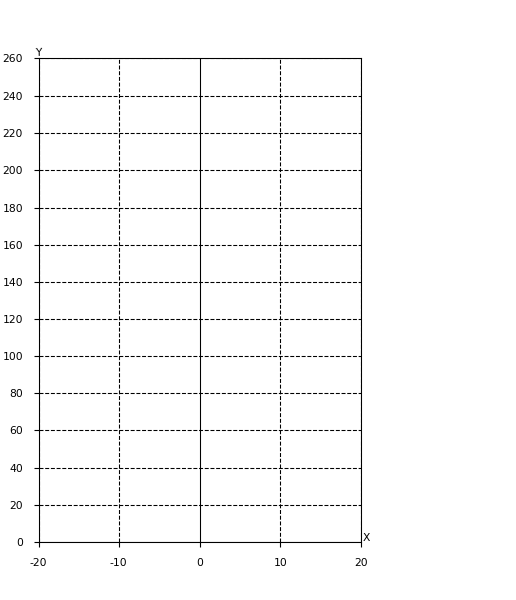
#> input picture config/radarPicTemplate.png, 516 x 600 px
$ python -i xypWeather.py   (imports and definitions only)
#> lines starting #> are read from the running program, lines starting #| are printed output that depends on the picture; after the words box and inside, x2 and y2 are one past the last pixel; in counts of white or black regions, pixels touching at a corner belong together
### xypTool/debug/xypLog.py
import datetime
import logging
import os
import shutil
import time
from logging import handlers
import traceback
from xypTool.common import xypFileTool


class xypLogger(object):
    # 算一个小时日志20mb，三个月20*24*30*3=43,200mb
    def __init__(self, logPath, level='error', when='M', backCount=3, fmt='%(asctime)s - %(levelname)-s: %(message)s', isPrint=False,limitNum=None, limtTime = None,limitSize = None):
#> further down, picture is the input picture: shape (600, 516, 3); min 0, max 255, mean 249.4
        print(f"{datetime.datetime.now()} log init: logPath:{logPath}, level:{level}, when:{when}, backCount:{backCount}, isPrint:{isPrint},limitNum:{limitNum}, limtTime:{limtTime},limitSize:{limitSize}")

        if "python3_main_py" in str(traceback.extract_stack()): # 必须由python3_main_py为首调用
            self.fileSpaceInit(logPath,limitNum, limtTime,limitSize )
        levelDict = {
            'debug': logging.DEBUG,
            'info': logging.INFO,
            'warning': logging.WARNING,
            'error': logging.ERROR,
            'critical': logging.CRITICAL
        }
        self.logger = logging.getLogger(logPath)
        self.logger.setLevel(levelDict[level])  # 设置日志级别
        # 屏幕句柄
        # screenHandler = logging.StreamHandler() # 往屏幕上输出
        # 文件句柄，按when(小时)截断文件，最多有backCount个截断文件，超过则循环覆盖
        fileHandler = handlers.TimedRotatingFileHandler(filename=logPath, when=when, backupCount=backCount, encoding='utf-8')#往文件里写入#指定间隔时间自动生成文件的处理器

        fmt = logging.Formatter(fmt)#设置日志格式
        # screenHandler.setFormatter(fmt)  #设置屏幕上显示的格式
        fileHandler.setFormatter(fmt)#设置文件里写入的格式
        # 日志器添加句柄
        # if isPrint:
        #     self.logger.addHandler(screenHandler)
        self.logger.addHandler(fileHandler)

    # [46 lines left out: functions fileSpaceInit, xypWarning, xypCritical, xypError, xypInfo, xypDebug, not called in this run]


import sys
import inspect


# [39 lines that do not run on import are left out]


        # s =
        # s =
        # # print(s)
        # # item = s[-1]
        # # print(type(item))
        # # print(item[0])
        # # print(item[1])
        # # print(item[2])
        # # print(item[3])
        # print('%s 在调用我!' % s)
        # if s[-2][2] == 'a':
        #     print('测试成功！' + str(type(s[-2][2])))
        # else:
        #     print('测试失败')

### xypWeather.py
import time
import threading
import traceback
import cv2 as cv
import numpy as np
import pickle as pk
import matplotlib.pyplot as plt
from xypTool.debug import xypLog

# 该模块参数由北京原视频调出
class ChooseArea():
    def __init__(self, frameSize=(800, 450)):
        # 定义全局变量

        self.drawing = False
        self.startX, self.startY = -1, -1
        self.mask = None
        self.areaMasks = []
        self.rectangles = []
        self.frameSize = frameSize

    def getGradient(self,image): # 获取梯度
        r,c = image.shape[:2]
#> r = 600; c = 516
        if r*c>200:
            image = cv.cvtColor(image, cv.COLOR_BGR2GRAY)
            # 计算对比度
            gradientX = cv.Sobel(image, cv.CV_64F, 1, 0, ksize=3)
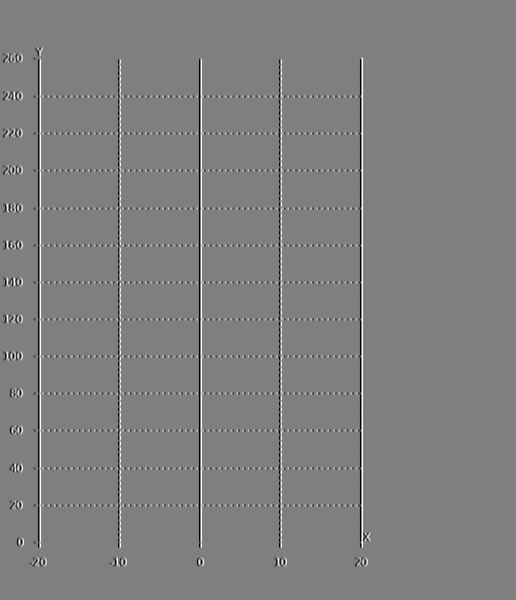
#> gradientX: shape (600, 516) float64; min -1020, max 1020, mean 0; drawn with min black and max white
            gradientY = cv.Sobel(image, cv.CV_64F, 0, 1, ksize=3)
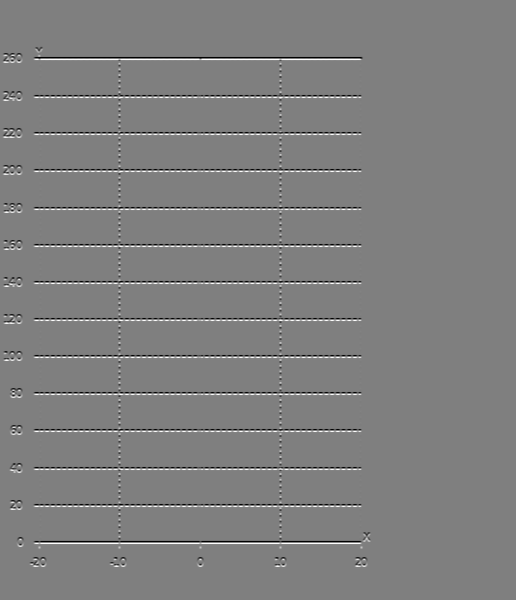
#> gradientY: shape (600, 516) float64; min -1020, max 1020, mean 0; drawn with min black and max white
            gradient = np.sqrt(np.square(gradientX) + np.square(gradientY))
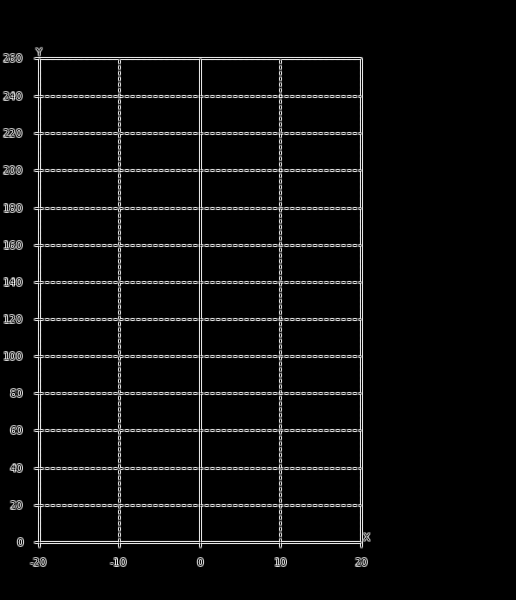
#> gradient: shape (600, 516) float64; min 0, max 1129.9, mean 47.9; drawn with min black and max white
            gradient = gradient / 4
            edge = cv.Canny(image, 15, 200)
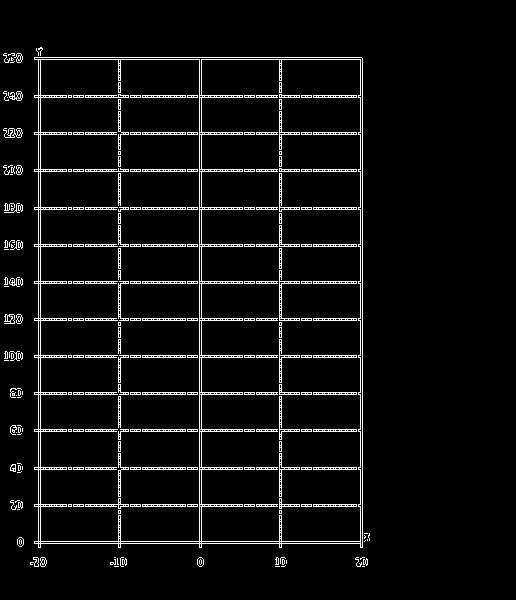
#> edge: shape (600, 516); 5.3% white in thin lines or dots, all inside (x1, y1, x2, y2) = (3, 47, 370, 567)
            mask = gradient.copy()
            mask[edge<=45]=0
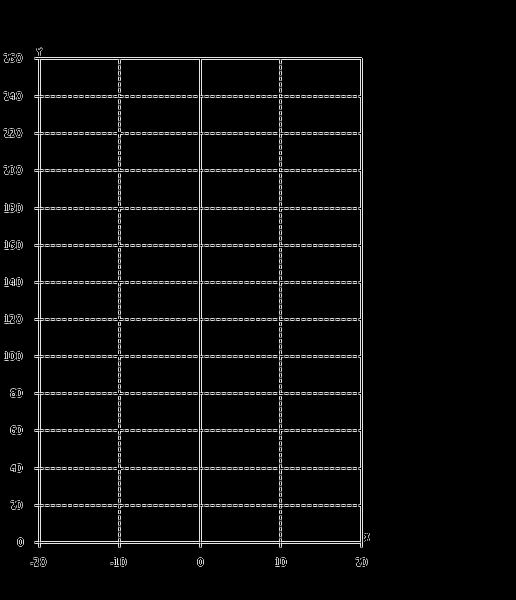
#> mask: shape (600, 516) float64; min 0, max 282.5, mean 10.5; drawn with min black and max white
            display = np.concatenate([gradient.astype(np.uint8),edge,mask.astype(np.uint8)],axis=1)
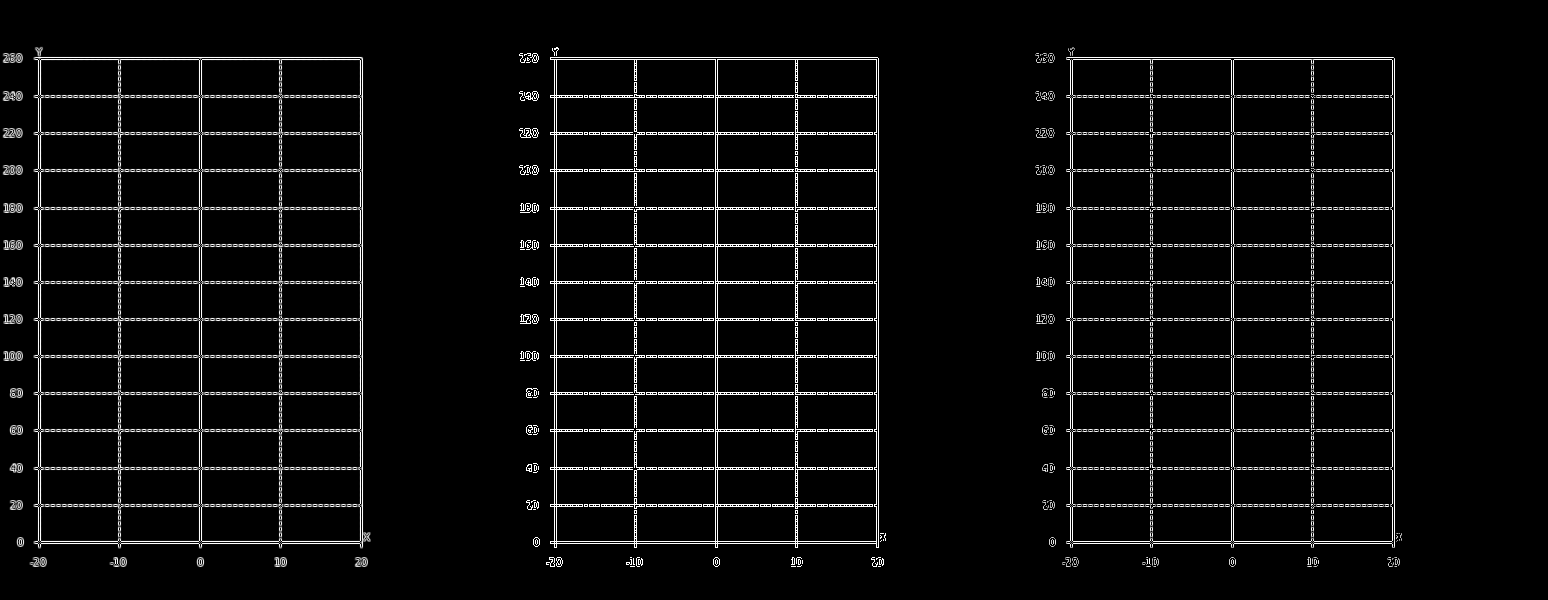
#> display: shape (600, 1548); min 0, max 255, mean 11.8
            cv.namedWindow(f'gradient{len(self.rectangles)}', cv.WINDOW_NORMAL)
            cv.imshow(f'gradient{len(self.rectangles)}',display)
            self.mask = mask
    # 鼠标事件回调函数
    # [56 lines left out: functions drawRectangle, getVideoFrame, choose, not called in this run]

class Weather():
    # [187 lines left out: functions __init__, flashUseCameraState, check, not called in this run]


# [26 lines not run here, left out]

# [33 lines of commented-out code are left out]

>>> import cv2
>>> picture = cv2.imread('config/radarPicTemplate.png')
>>> result = ChooseArea().getGradient(picture)
